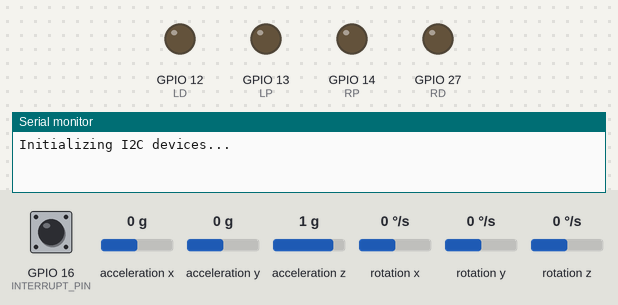
A sketch run on a simulated ESP32. On the bench: output pins drawn as LEDs (lit = HIGH), the last lines printed to the serial monitor. Inputs (shaded band) come from the test bench; at power-on: GPIO 16 (INTERRUPT_PIN) LOW, acceleration x 0 g, acceleration y 0 g, acceleration z 1 g, rotation x 0 °/s, rotation y 0 °/s, rotation z 0 °/s. WiFi joins after 1.5 s; servers stay silent unless stated; the sensor or clock chip raises its interrupt line as the real part does.

Above: at 0.0 s.
At 3.0 s:
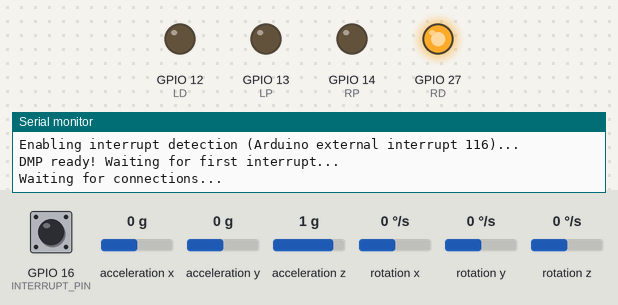
Timing chart, 0 to 4.5 s (numbered marks = the images above):
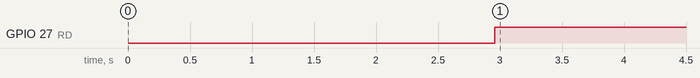

The sketch:

MPU6050_DMP62.ino
```cpp
#define BLYNK_PRINT Serial
#define BLYNK_USE_DIRECT_CONNECT

#include <BlynkSimpleEsp32_BLE.h>
#include <BLEDevice.h>
#include <BLEServer.h>

#include <PID_v1.h>

#define INTERRUPT_PIN 16
#define CHANNEL 0
#define BITM  13
#define FREQ 5000
#define RD 27
#define RP 14
#define LD 12
#define LP 13

double sensed_output, control_signal, setpoint;
double Kp = 0, Ki = 0, Kd = 0;

int T = 100; //sample time in milliseconds (ms)
unsigned long last_time;
double totalError, lastError;
int max_control = 255;
int min_control = -255;

/*-----------------------------------------------------------------------------------------------------------------------------------------------------SETUP*/

void setup() {
  Serial.begin(9600);

  SetMotor();
  initIMU();

  initBlynk();

  delay(500);
}

/*-----------------------------------------------------------------------------------------------------------------------------------------------------LOOP*/

void loop() {
  Blynk.run();
  readIMU();

  sensed_output = getPitch();
  PID_Control();

  Blynk.virtualWrite(V0, control_signal);
  Blynk.virtualWrite(V1, sensed_output);
  //Blynk.virtualWrite(V2, getRoll());


  if (control_signal >= 0 && control_signal <= 50 ) {
    Direction("Backward", control_signal, control_signal);
  } else if (control_signal < 0 && control_signal >= -50 ) {
    Direction("Forward", control_signal, control_signal);
  } else {
    Direction("Forward", 0, 0);
  }
}

BLYNK_WRITE(V11) {
  Kp = param.asDouble();
}

BLYNK_WRITE(V12) {
  Ki = param.asDouble();
}

BLYNK_WRITE(V13) {
  Kd = param.asDouble();
}


void PID_Control() {
  unsigned long current_time = millis();
  int delta_time = current_time - last_time;

  if (delta_time >= T) {

    double error = setpoint - sensed_output;

    totalError += error;

    if (totalError >= max_control) totalError = max_control;
    else if (totalError <= min_control) totalError = min_control;

    double deltaError = error - lastError;

    control_signal = Kp * error + (Ki * T) * totalError + (Kd / T) * deltaError;

    if (control_signal >= max_control) {
      control_signal = max_control;
    } else if (control_signal <= min_control) {
      control_signal = min_control;
    }

    lastError = error;
    last_time = current_time;
  }
}


void AnalogWrite(uint8_t channel, uint32_t value, uint32_t valueMax = 255) {
  uint32_t duty = (8191 / valueMax) * min(value, valueMax);
  ledcWrite(channel, duty);
}

void SetMotor() {
  ledcSetup(CHANNEL, FREQ, BITM);
  ledcAttachPin(RP, CHANNEL);
  pinMode(RD, OUTPUT);
  ledcAttachPin(LP, CHANNEL);
  pinMode(LD, OUTPUT);
}

void Direction(String Mode, int PWML, int PWMR) {
  if (Mode == "Forward") {
    digitalWrite(RD, LOW);
    AnalogWrite(CHANNEL, PWMR);
    digitalWrite(LD, HIGH);
    AnalogWrite(CHANNEL, PWML);
  } else if (Mode == "Backward") {
    digitalWrite(RD, HIGH);
    AnalogWrite(CHANNEL, PWMR);
    digitalWrite(LD, LOW);
    AnalogWrite(CHANNEL, PWML);
  } else if (Mode == "Rotateleft") {
    digitalWrite(RD, LOW);
    AnalogWrite(CHANNEL, PWMR);
    digitalWrite(LD, LOW);
    AnalogWrite(CHANNEL, PWML);
  } else if (Mode == "Rotateright") {
    digitalWrite(RD, HIGH);
    AnalogWrite(CHANNEL, PWMR);
    digitalWrite(LD, HIGH);
    AnalogWrite(CHANNEL, PWML);
  }
}
```

Blynk.ino
```cpp
char auth[] = "V6tZhFZvi6ei4uk8FE8gQsw2UnZAo2gd";

void initBlynk() {
  Serial.println("Waiting for connections...");
  Blynk.setDeviceName("HCI-BalanceRobot1");
  Blynk.begin(auth);
}
```

IMU6050.ino
```cpp
#include "I2Cdev.h"
#include "MPU6050_6Axis_MotionApps20.h"
#if I2CDEV_IMPLEMENTATION == I2CDEV_ARDUINO_WIRE
#include "Wire.h"
#endif

#define OUTPUT_READABLE_YAWPITCHROLL


/*---------------------------------------------------------------------------------------------------------------------------------------------VARIABLE IMU*/

MPU6050 mpu;

bool blinkState = false;

bool dmpReady = false;  // set true if DMP init was successful
uint8_t mpuIntStatus;   // holds actual interrupt status byte from MPU
uint8_t devStatus;      // return status after each device operation (0 = success, !0 = error)
uint16_t packetSize;    // expected DMP packet size (default is 42 bytes)
uint16_t fifoCount;     // count of all bytes currently in FIFO
uint8_t fifoBuffer[64]; // FIFO storage buffer

Quaternion q;           // [w, x, y, z]         quaternion container
VectorInt16 aa;         // [x, y, z]            accel sensor measurements
VectorInt16 aaReal;     // [x, y, z]            gravity-free accel sensor measurements
VectorInt16 aaWorld;    // [x, y, z]            world-frame accel sensor measurements
VectorFloat gravity;    // [x, y, z]            gravity vector
float euler[3];         // [psi, theta, phi]    Euler angle container
float ypr[3];           // [yaw, pitch, roll]   yaw/pitch/roll container and gravity vector

uint8_t teapotPacket[14] = { '$', 0x02, 0, 0, 0, 0, 0, 0, 0, 0, 0x00, 0x00, '\r', '\n' };
volatile bool mpuInterrupt = false;     // indicates whether MPU interrupt pin has gone high

float yaw = 0;
float pitch = 0;
float roll = 0;


/*-----------------------------------------------------------------------------------------------------------------------------------------------------IMU FUNCTION*/

void dmpDataReady() {
  mpuInterrupt = true;
}

void initIMU() {

#if I2CDEV_IMPLEMENTATION == I2CDEV_ARDUINO_WIRE
  Wire.begin();
  Wire.setClock(400000);
#elif I2CDEV_IMPLEMENTATION == I2CDEV_BUILTIN_FASTWIRE
  Fastwire::setup(400, true);
#endif

  Serial.println(F("Initializing I2C devices..."));
  mpu.initialize();
  pinMode(INTERRUPT_PIN, INPUT);

  Serial.println(F("Testing device connections..."));
  Serial.println(mpu.testConnection() ? F("MPU6050 connection successful") : F("MPU6050 connection failed"));

  Serial.println(F("Initializing DMP..."));
  devStatus = mpu.dmpInitialize();

  // supply your own gyro offsets here, scaled for min sensitivity
  mpu.setXGyroOffset(220);
  mpu.setYGyroOffset(76);
  mpu.setZGyroOffset(-85);
  mpu.setZAccelOffset(1788); // 1688 factory default for my test chip

  // make sure it worked (returns 0 if so)
  if (devStatus == 0) {
    // Calibration Time: generate offsets and calibrate our MPU6050
    mpu.CalibrateAccel(6);
    mpu.CalibrateGyro(6);
    mpu.PrintActiveOffsets();
    Serial.println(F("Enabling DMP..."));
    mpu.setDMPEnabled(true);

    Serial.print(F("Enabling interrupt detection (Arduino external interrupt "));
    Serial.print(digitalPinToInterrupt(INTERRUPT_PIN));
    Serial.println(F(")..."));
    attachInterrupt(digitalPinToInterrupt(INTERRUPT_PIN), dmpDataReady, RISING);
    mpuIntStatus = mpu.getIntStatus();

    Serial.println(F("DMP ready! Waiting for first interrupt..."));
    dmpReady = true;

    packetSize = mpu.dmpGetFIFOPacketSize();
  } else {
    Serial.print(F("DMP Initialization failed (code "));
    Serial.print(devStatus);
    Serial.println(F(")"));
  }
}

void readIMU() {

  if (!dmpReady) return;
  while (!mpuInterrupt && fifoCount < packetSize) {
    if (mpuInterrupt && fifoCount < packetSize) {
      fifoCount = mpu.getFIFOCount();
    }
  }
  mpuInterrupt = false;
  mpuIntStatus = mpu.getIntStatus();

  fifoCount = mpu.getFIFOCount();
  if (fifoCount < packetSize) {
  }
  else if ((mpuIntStatus & (0x01 << MPU6050_INTERRUPT_FIFO_OFLOW_BIT)) || fifoCount >= 1024) {
    mpu.resetFIFO();
    Serial.println(F("FIFO overflow!"));

  } else if (mpuIntStatus & (0x01 << MPU6050_INTERRUPT_DMP_INT_BIT)) {

    while (fifoCount >= packetSize) {
      mpu.getFIFOBytes(fifoBuffer, packetSize);
      fifoCount -= packetSize;
    }

#ifdef OUTPUT_READABLE_YAWPITCHROLL
    mpu.dmpGetQuaternion(&q, fifoBuffer);
    mpu.dmpGetGravity(&gravity, &q);
    mpu.dmpGetYawPitchRoll(ypr, &q, &gravity);

    yaw = (ypr[0] * 180 / M_PI);
    pitch = (ypr[1] * 180 / M_PI);
    roll = (ypr[2] * 180 / M_PI);

#endif
  }
}

float getYaw() {
  return yaw;
}

float getPitch() {
  return pitch;
}

float getRoll() {
  return roll;
}
```

Measured:
- by itself, GPIO 27 (RD): LOW → HIGH at 3.0 s
